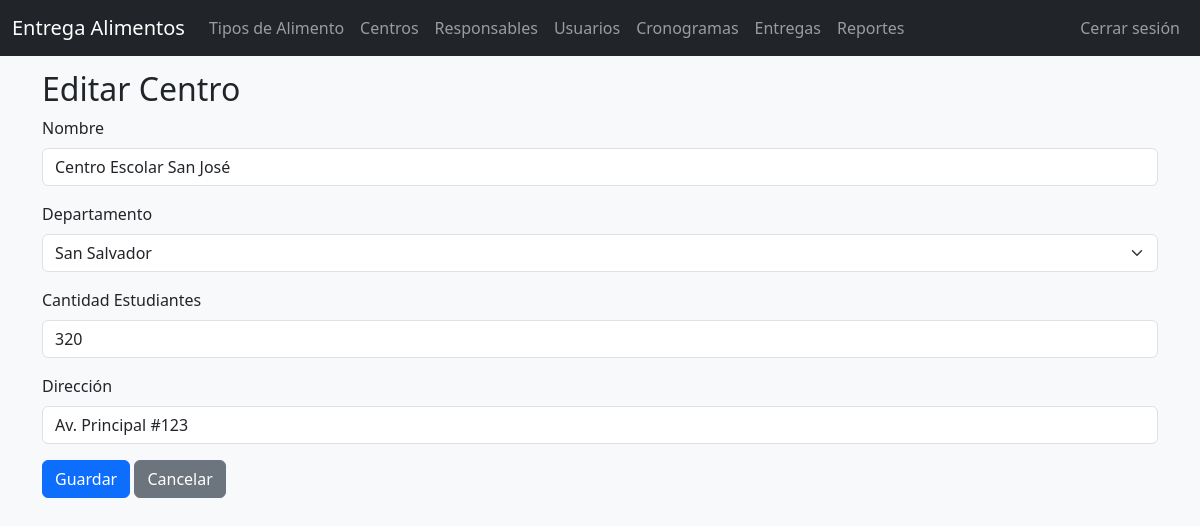
The app's page /index.php?controller=centros&action=edit&id=1 (signed in) with its own data.
### tables this page shows
CREATE TABLE mnt_centros_educativos (
id_centro INT AUTO_INCREMENT PRIMARY KEY,
nombre VARCHAR(200) NOT NULL,
id_departamento INT NOT NULL,
cantidad_estudiantes INT NOT NULL,
direccion VARCHAR(255) DEFAULT NULL,
UNIQUE(nombre, id_departamento),
FOREIGN KEY (id_departamento) REFERENCES ctl_departamentos(id_departamento) ON DELETE RESTRICT ON UPDATE CASCADE
);

CREATE TABLE ctl_departamentos (
id_departamento INT AUTO_INCREMENT PRIMARY KEY,
nombre VARCHAR(100) NOT NULL UNIQUE
);

### app/core/Controller.php (called while the page is built, shortened)
<?php
class Controller
{
    protected function view($path, $data = [])
    {
        extract($data);
        require_once __DIR__ . '/../views/layout/header.php';
        require_once __DIR__ . '/../views/' . $path . '.php';
        require_once __DIR__ . '/../views/layout/footer.php';
    }
}

### app/controllers/CentrosController.php (called while the page is built, shortened)
<?php
class CentrosController extends Controller
{
    public function edit()
    {
        $id = $_GET['id'] ?? null;
        $m = new CentroEducativo();
        $centro = $m->find($id, 'id_centro');
        $d = new Departamento();
        $departamentos = $d->all();
        $this->view('centros/form', ['action' => 'update', 'centro' => $centro, 'departamentos' => $departamentos]);
    }
}

### app/config.php (called while the page is built)
<?php
return [
    'db' => [
        'host' => '127.0.0.1',
        'dbname' => 'entrega_alimentos',
        'user' => 'root',
        'pass' => ''
    ]
];

### app/core/Database.php (called while the page is built)
<?php
class Database
{
    private static $pdo = null;
    public static function getConnection()
    {
        if (self::$pdo === null) {
            $config = require __DIR__ . '/../config.php';
            $db = $config['db'];
            $dsn = "mysql:host={$db['host']};dbname={$db['dbname']};charset=utf8mb4";
            try {
                self::$pdo = new PDO($dsn, $db['user'], $db['pass'], [
                    PDO::ATTR_ERRMODE => PDO::ERRMODE_EXCEPTION,
                    PDO::ATTR_DEFAULT_FETCH_MODE => PDO::FETCH_ASSOC,
                ]);
            } catch (\PDOException $e) {
                die('DB connection failed: ' . $e->getMessage());
            }
        }
        return self::$pdo;
    }
}

### app/core/Model.php (called while the page is built, shortened)
<?php
class Model
{
    protected $pdo;
    protected $table;
    public function __construct()
    {
        $this->pdo = Database::getConnection();
    }
    public function all()
    {
        $stmt = $this->pdo->query("SELECT * FROM {$this->table}");
        return $stmt->fetchAll();
    }
    public function find($id, $pk = 'id')
    {
        $stmt = $this->pdo->prepare("SELECT * FROM {$this->table} WHERE {$pk} = :id");
        $stmt->execute(['id' => $id]);
        return $stmt->fetch();
    }
}

### app/views/centros/form.php (the view, shortened to what this page needs)
<?php $isEdit = !empty($centro); ?>
<h2><?= $isEdit ? 'Editar Centro' : 'Nuevo Centro' ?></h2>
<form method="post" action="index.php?controller=centros&action=<?= $action ?>">
    <div class="mb-3">
        <label for="nombre" class="form-label">Nombre</label>
        <input id="nombre" name="nombre" class="form-control" required value="<?= $isEdit ? htmlspecialchars($centro['nombre']) : '' ?>">
    </div>
    <div class="mb-3">
        <label for="id_departamento" class="form-label">Departamento</label>
        <select id="id_departamento" name="id_departamento" class="form-select">
            <?php foreach($departamentos as $d): ?>
                <option value="<?= $d['id_departamento'] ?>" <?= $isEdit && $centro['id_departamento'] == $d['id_departamento'] ? 'selected' : '' ?>><?= htmlspecialchars($d['nombre']) ?></option>
            <?php endforeach; ?>
        </select>
    </div>
    <div class="mb-3">
        <label for="cantidad_estudiantes" class="form-label">Cantidad Estudiantes</label>
        <input id="cantidad_estudiantes" name="cantidad_estudiantes" type="number" class="form-control" required value="<?= $isEdit ? htmlspecialchars($centro['cantidad_estudiantes']) : '' ?>">
    </div>
    <div class="mb-3">
        <label for="direccion" class="form-label">Dirección</label>
        <input id="direccion" name="direccion" class="form-control" value="<?= $isEdit ? htmlspecialchars($centro['direccion']) : '' ?>">
    </div>
    <button class="btn btn-primary">Guardar</button>
    <a class="btn btn-secondary" href="index.php?controller=centros&action=index">Cancelar</a>
</form>

### assets/css/style.css (style rules this page uses)
body { background: #f8f9fa; }

### records on screen
mnt_centros_educativos: nombre "Centro Escolar San José", id_departamento "San Salvador", cantidad_estudiantes "320", direccion "Av. Principal #123"
